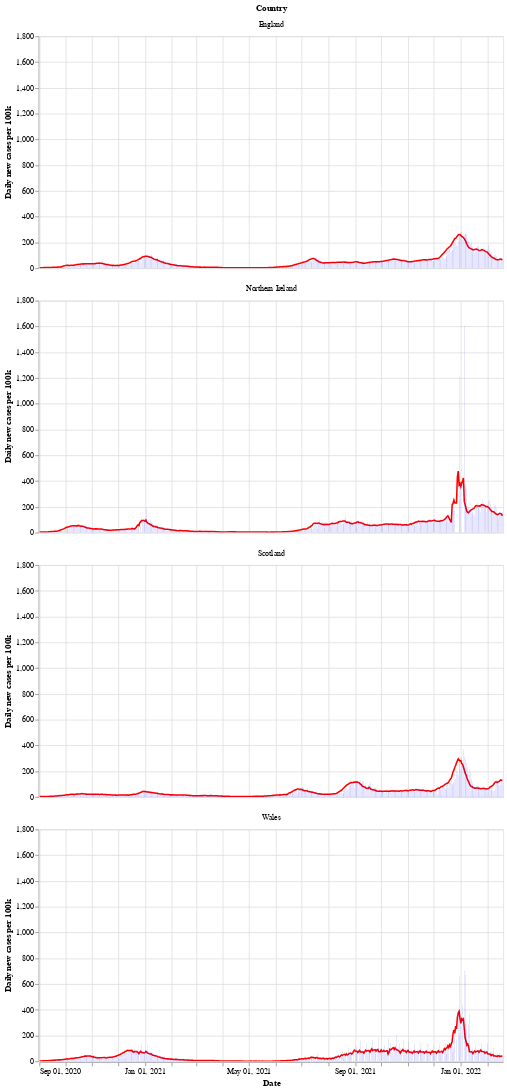

The notebook cell this image was saved under:
### Markdown cell above
Next is a bar chart of the number of new cases in each country (per 100k population), with the 7 day moving average of cases. Again we see that Wales saw a longer period of raising and falling cases compared to the other countries.

After a period of cases falling, each nation is now seeing a rise in the number of cases - especially in Wales.

### Code cell
# collapse
bars = alt.Chart(uk_cases).mark_bar().encode(
    x=alt.X("yearmonthdate(date):T", axis=alt.Axis(title='Date')),
    y=alt.Y("newCasesRate:Q", axis=alt.Axis(title='Daily new cases per 100k')),
    tooltip='newCasesRate',
    color=alt.condition(
        alt.datum.dailyChange > 0,
        alt.value("orange"),  # The positive color
        alt.value("blue")  # The negative color
    )
).properties(title='New cases per 100k population with rolling 7 day average', width=600).interactive()
line = alt.Chart(uk_cases).mark_line(
    color='red',
    size=2,
).transform_window(
    rolling_mean='mean(newCasesRate)',
    frame=[0, 7],
    groupby=['areaName']
).encode(
    x='yearmonthdate(date):T',
    y='rolling_mean:Q'
)
alt.layer(line, bars, data=uk_cases).facet(alt.Row('areaName', title='Country'), columns=1)

### Figure 1 — Vega-Lite specification as saved in the notebook (floating-point values rounded to 4 significant figures; data arrays with more than 128 entries replaced by an {"elided": "..."} marker saying what was removed)
{"config": {"view": {"continuousWidth": 400, "continuousHeight": 300}}, "data": {"name": "data-2897368746aa74142d41bb61bcbda333"}, "facet": {"type": "nominal", "field": "areaName", "title": "Country"}, "spec": {"layer": [{"mark": {"type": "line", "color": "red", "size": 2}, "encoding": {"x": {"type": "temporal", "field": "date", "timeUnit": "yearmonthdate"}, "y": {"type": "quantitative", "field": "rolling_mean"}}, "transform": [{"window": [{"op": "mean", "field": "newCasesRate", "as": "rolling_mean"}], "frame": [0, 7], "groupby": ["areaName"]}]}, {"mark": "bar", "encoding": {"color": {"condition": {"value": "orange", "test": "(datum.dailyChange > 0)"}, "value": "blue"}, "tooltip": {"type": "quantitative", "field": "newCasesRate"}, "x": {"type": "temporal", "axis": {"title": "Date"}, "field": "date", "timeUnit": "yearmonthdate"}, "y": {"type": "quantitative", "axis": {"title": "Daily new cases per 100k"}, "field": "newCasesRate"}}, "selection": {"selector002": {"type": "interval", "bind": "scales", "encodings": ["x", "y"]}}, "title": "New cases per 100k population with rolling 7 day average", "width": 600}]}, "columns": 1, "$schema": "https://vega.github.io/schema/vega-lite/v4.8.1.json", "datasets": {"data-2897368746aa74142d41bb61bcbda333": {"elided": "2144 records"}}}
